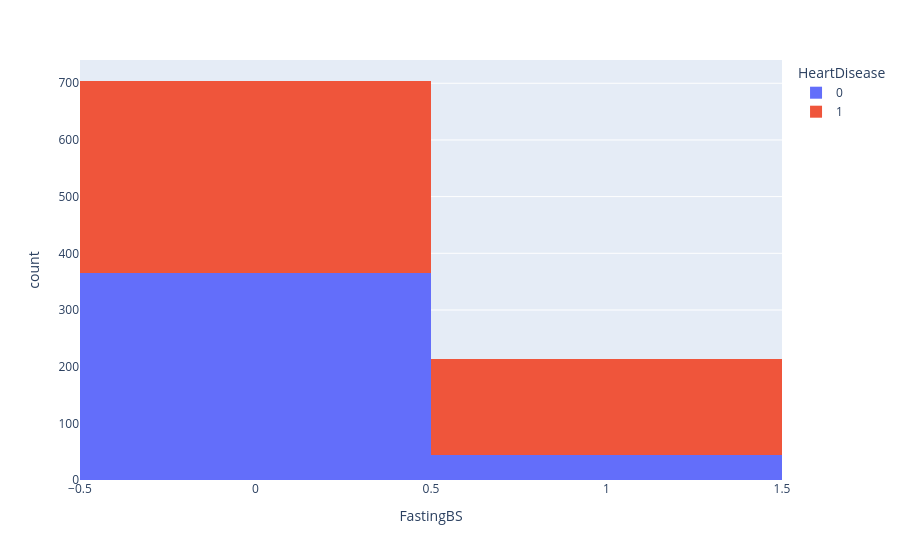

The notebook cell this image was saved under:
### Markdown cell above
# FastingBS Vs HeartDisease

### Code cell
px.histogram(heart_df, x='FastingBS', color='HeartDisease')

### Figure 1 — Plotly figure (JSON) as saved in the notebook; plotly's stock layout.template omitted (floating-point values rounded to 4 significant figures; data arrays with more than 128 entries replaced by an {"elided": "..."} marker saying what was removed)
{"data": [{"bingroup": "x", "hovertemplate": "HeartDisease=0<br>FastingBS=%{x}<br>count=%{y}<extra></extra>", "legendgroup": "0", "marker": {"color": "#636efa", "pattern": {"shape": ""}}, "name": "0", "orientation": "v", "showlegend": true, "type": "histogram", "x": {"elided": "410 int values"}, "xaxis": "x", "yaxis": "y"}, {"bingroup": "x", "hovertemplate": "HeartDisease=1<br>FastingBS=%{x}<br>count=%{y}<extra></extra>", "legendgroup": "1", "marker": {"color": "#EF553B", "pattern": {"shape": ""}}, "name": "1", "orientation": "v", "showlegend": true, "type": "histogram", "x": {"elided": "508 int values"}, "xaxis": "x", "yaxis": "y"}], "layout": {"barmode": "relative", "legend": {"title": {"text": "HeartDisease"}, "tracegroupgap": 0}, "margin": {"t": 60}, "xaxis": {"anchor": "y", "domain": [0, 1], "title": {"text": "FastingBS"}}, "yaxis": {"anchor": "x", "domain": [0, 1], "title": {"text": "count"}}}}
